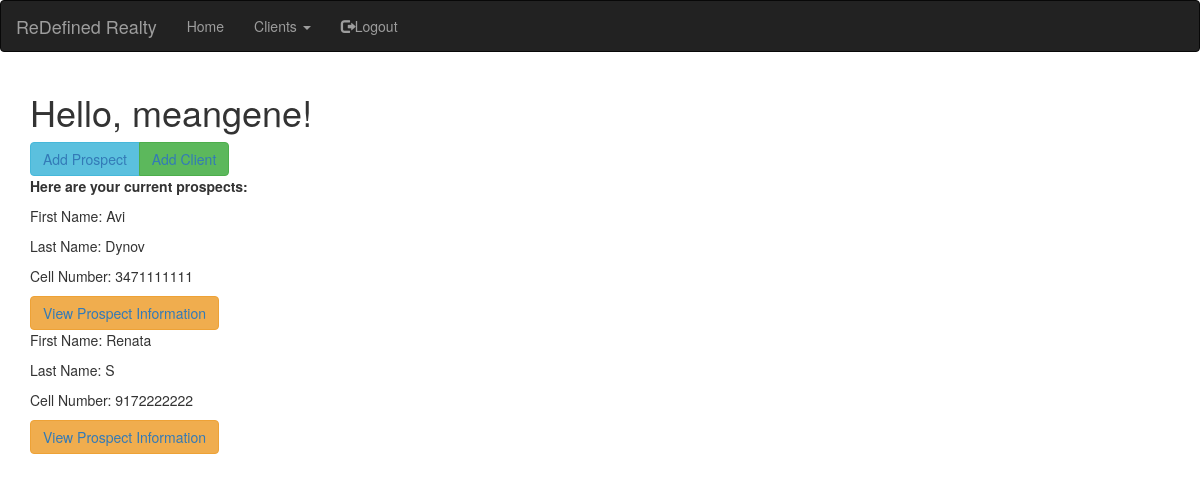
Page /prospects (signed in) on the earlier database version.
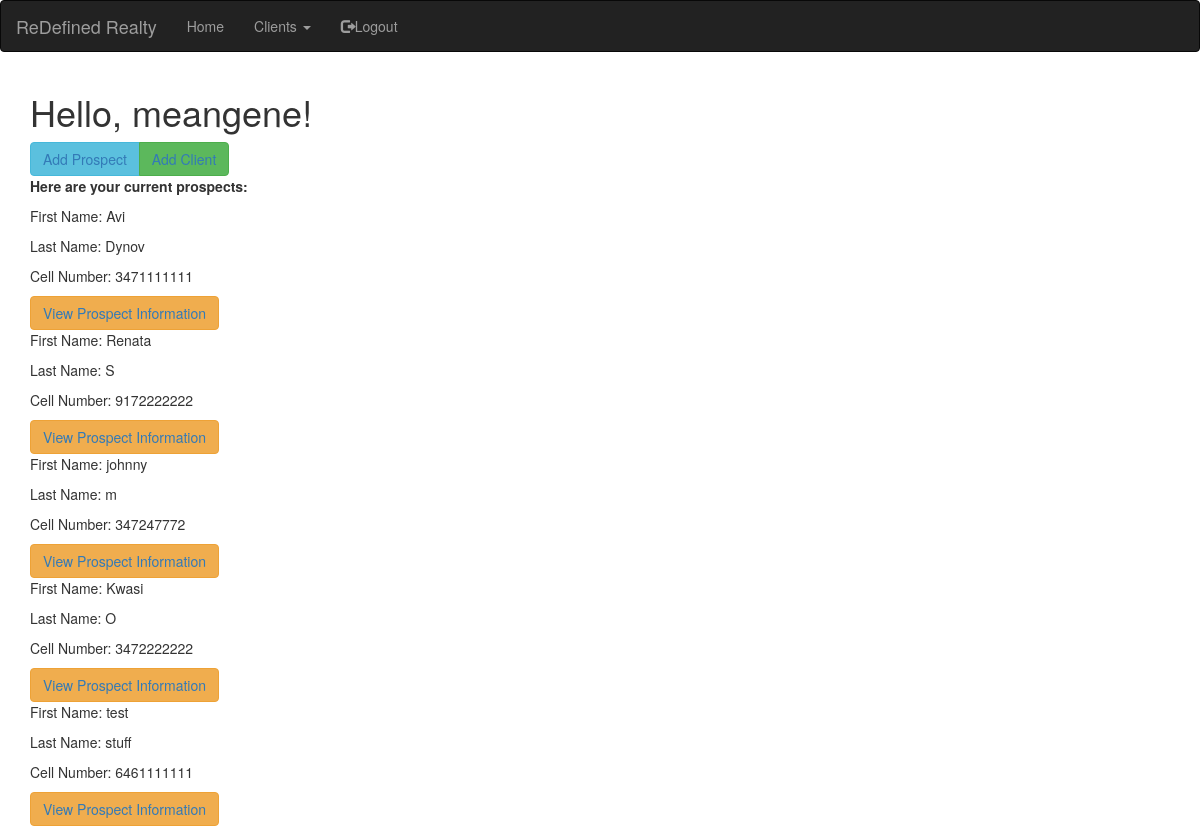
Same page on the later database version.
### app/models.py (models this page shows, shortened)
class User(UserMixin, db.Model):
    id = db.Column(db.Integer, primary_key=True)
    username = db.Column(db.String(64), index=True, unique=True)
    email = db.Column(db.String(120), index=True, unique=True)
    password_hash = db.Column(db.String(128))
    Prospects=db.relationship('Prospects', backref='leads', lazy='dynamic')
    Clients=db.relationship('Clients', backref='listings', lazy='dynamic')

class Prospects(db.Model):
    id = db.Column(db.Integer, primary_key=True)
    first_name=db.Column(db.String(20))
    last_name=db.Column(db.String(20))
    phone_cell=db.Column(db.Integer)
    user_account_pk=db.Column(db.Integer, db.ForeignKey('user.id'))

### app/routes.py (the view)
@app.route('/prospects', methods=['GET', 'POST'])
@login_required
def prospects():
    all_prospects = get_prospects(current_user=current_user)
    return render_template('prospects.html', title='Prospects', all_prospects=all_prospects)

### app/models.py (called while the page is built)
@login.user_loader
def load_user(id):
    return User.query.get(int(id))

### app/routes.py (called while the page is built)
def get_prospects(current_user):
    currentuser = User.query.filter_by(username=current_user.username).first()
    account_pk = currentuser.id
    all_prospects=Prospects.query.filter_by(user_account_pk=account_pk).all()
    return all_prospects

### app/templates/prospects.html
{% extends "base.html" %}
{% import 'bootstrap/wtf.html' as wtf %}
{% block app_content %}
    <h1>Hello, {{ current_user.username }}!</h1>
    <div class="btn-group">
        <button type="button" class="btn btn-info"><a href="{{ url_for('add_prospect') }}">Add Prospect</a></button>
        <button type="button" class="btn btn-success"><a href="{{ url_for('add_client') }}">Add Client</a></button>
    </div>
    <div><p><b>Here are your current prospects:</b></p></div>
    {% for everyone in all_prospects %}
    <div><p>First Name: {{ everyone.first_name }}</p></div>
    <div><p>Last Name: {{ everyone.last_name }}</p></div>
    <div><p>Cell Number: {{ everyone.phone_cell }}</p></div>
    <button type="button" class="btn btn-warning"><a href="{{ url_for('view_prospect', prospect_id=everyone.id) }}">View Prospect Information</a></button>
    {% endfor %}
{% endblock %}

### app/templates/base.html (shortened to what this page needs)
{% extends 'bootstrap/base.html' %}
{% block navbar %}
    <nav class="navbar navbar-inverse">
        <div class="container-fluid">
            <div class="navbar-header">
                <a class="navbar-brand" href="{{ url_for('index') }}">ReDefined Realty</a>
            </div>
            <div class="collapse navbar-collapse" id="bs-example-navbar-collapse-1">
                <ul class="nav navbar-nav navbar-left">
                    <li><a href="{{ url_for('index') }}">Home</a></li>
                    {% if current_user.is_anonymous %}
                    <li><a href="{{ url_for('login') }}"><span class="glyphicon glyphicon-log-in"></span>Login</a></li>
                    <li><a href="{{ url_for('register') }}"><span class="glyphicon glyphicon-user"></span>Register</a></li>
                    {% else %}
                    <li class="dropdown">
                        <a class="dropdown-toggle" data-toggle="dropdown" href="#">Clients
                        <span class="caret"></span></a>
                    </li>
                    <li><a href="{{ url_for('logout') }}"><span class="glyphicon glyphicon-log-out"></span>Logout</a></li>
                    {% endif %}
                </ul>
            </div>
        </div>
    </nav>
{% endblock %}
{% block content %}
    <div class="container">
        {% block app_content %}{% endblock %}
    </div>
{% endblock %}

Differences in the rows shown:
added Prospects: first_name "johnny", last_name "m", phone_cell "347247772"
added Prospects: first_name "Kwasi", last_name "O", phone_cell "3472222222"
added Prospects: first_name "test", last_name "stuff", phone_cell "6461111111"
